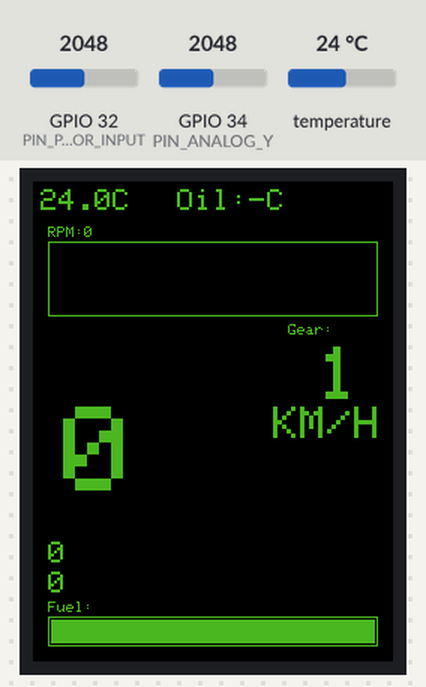
Recording of a program running on a simulated ESP32. Parts: 240×320 colour display. The test bench sets the inputs (shaded band); at power-on: GPIO 32 (PIN_PHOTORESISTOR_INPUT) = 2048, GPIO 34 (PIN_ANALOG_Y) = 2048, temperature 24 °C. WiFi joins after 1.5 s; servers stay silent unless stated; what the program prints to the serial monitor is not drawn.

Above: at 1.5 s.
1.6 s: GPIO 32 (PIN_PHOTORESISTOR_INPUT) set to 1302
5.3 s: GPIO 32 (PIN_PHOTORESISTOR_INPUT) set to 1187
At 6.7 s:
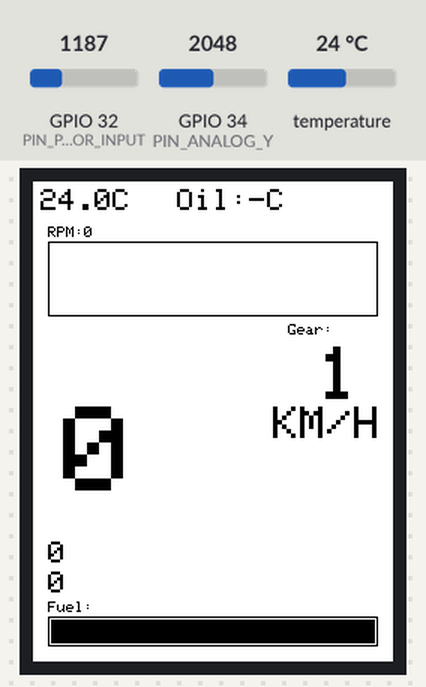
7.0 s: GPIO 32 (PIN_PHOTORESISTOR_INPUT) set to 1605
10.7 s: GPIO 32 (PIN_PHOTORESISTOR_INPUT) set to 1747
At 12.1 s:
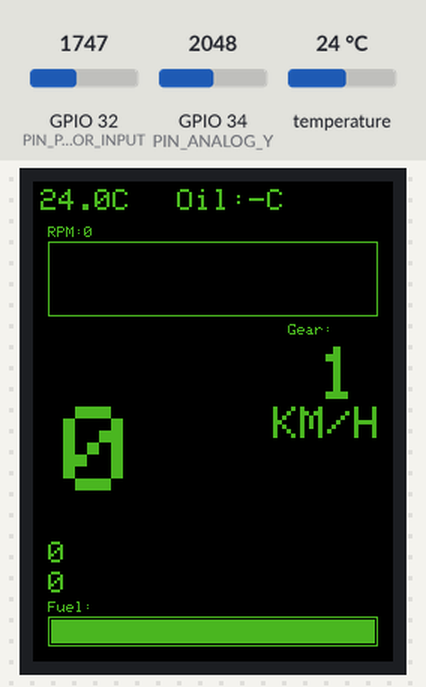
12.4 s: GPIO 34 (PIN_ANALOG_Y) set to 3603
At 12.66 s:
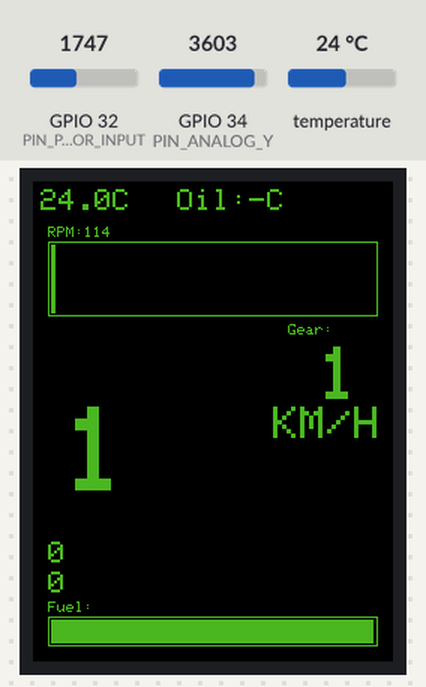
14.0 s: temperature set to 12 °C
At 16.3 s:
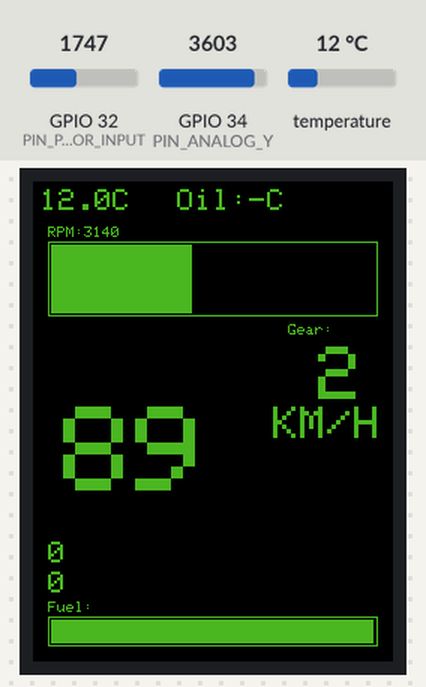
Timing chart, 0 to 17.4 s (numbered marks = the images above; inputs shaded):
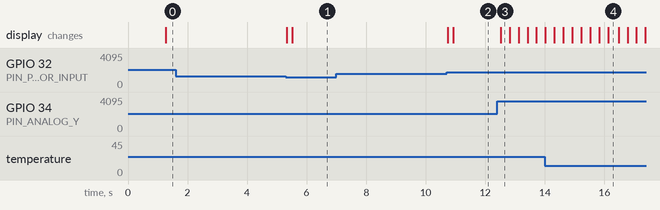

Measured:
- the behaviour switches between 1260 and 1259 on GPIO 32 (PIN_PHOTORESISTOR_INPUT) (found by bisection; images 0 and 1)
- the behaviour switches between 1673 and 1674 on GPIO 32 (PIN_PHOTORESISTOR_INPUT) (found by bisection; images 1 and 2)
- after the input at 1.6 s, every drawn part: stays the same
- after the input at 5.3 s, the display: first changes at once (image 1 shows a later state)
- after the input at 7.0 s, every drawn part: stays the same
- after the input at 10.7 s, the display: first changes at once (image 2 shows a later state)
- after the input at 12.4 s, the display: changes after 0.12 s (image 3)

The program:

main.cpp
```cpp
#include "Program.h"
#include "CarSimWebServer.h"
#include "ProgramFactory.h"

std::shared_ptr<Program> p;
uint64_t desiredTickRate;

uint64_t startTickTime;
uint64_t delayTime;
uint64_t tickTime;
void setup() {
  ProgramFactory f;
  Serial.begin(115200);
  p = f.CreateProgram();
  desiredTickRate = 20;
}

void loop() {
  startTickTime = millis();
  p->Tick((float)(tickTime + delayTime)/1000.f);
  tickTime = millis() - startTickTime;
  delayTime = (1000 / desiredTickRate > tickTime) ? 1000 / desiredTickRate - tickTime : 0;
  delay(delayTime);
}
```

AnalogReader.h
```cpp
#include <Arduino.h>
#include <inttypes.h>

class AnalogReader
{
    uint8_t xPin;
    uint8_t yPin;
    public:
    AnalogReader(uint8_t Xpin, uint8_t Ypin);
    float GetX();
    float GetY();
};
```

AsyncThermometer.h
```cpp
#pragma once
#include <DS18B20.h>
#include <memory>
#include <atomic>
#include <Task.h>

class AsyncThermometer
{
    std::shared_ptr<DS18B20> oneWireDriver;
    /// @brief Wrapping a float in std::atomic provides thread safety as this value is
    /// accessed by anyone who wants to read the temperature and a seperate thread that
    /// measures the temperature and saves it here.
    std::atomic<float> lastTemperature;

    /// @brief Temperature measurement on DS18B20 takes like 500ms
    /// so it is too slow and lags UI. Therefore we use seperate task to measure
    /// the temperature on a seperate thread (ESP32 has 2 cores).
    /// We also "cheat" by returning last measured temperature
    /// if current measurement is not done yet. So it is not a good way to measure
    /// unless done in a loop, as frequent as possible.
    Task measureTask;
public:
    AsyncThermometer(uint8_t thermometerPin);
    float GetTemperature();
};
```

CarInfo.h
```cpp
#pragma once
#include <inttypes.h>
#include <stdexcept>

class CarInfo
{
protected:
    float kmph = 0;
    float fuel = 0;
    float fuelTankCapacity = 0;
    float rpm = 0;
    float maxRpm = 6000;
    float odometer = 0;
    float tripometer = 0;
    float oilTempC = 0;
    float maxOilTempC = 130;
    int16_t gear = 0;
    int16_t topGear = 6;

    float throttlePressValue = 0;
    float brakePressValue = 0;

    float rpmRaiseSpeed = 0;

    float insideTempReading = 0;
public:

    void SetThrottleInput(float value);
    float GetThrottleInput();
    void SetBrakeInput(float value);
    float GetBrakeInput();

    float GetInsideTemperature();
    void SetInsideTemperature(float tempC);
    void SetSpeed(float kmph);
    float GetSpeed();
    void SetFuel(float liters);
    float GetFuel();
    void SetTankCapacity(float liters);
    float GetTankCapacity();
    void SetEngineRpm(float rpm);
    float GetEngineRpm();
    void SetOdometer(float kms);
    float GetOdometerReading();
    void SetTripometer(float kms);
    float GetTripometerReading();
    void SetOilTempC(float tempC);
    float GetOilTempC();
    void SetCurrentGear(int16_t gear);
    int16_t GetCurrentGear();
    void SetNumOfForwardGears(int16_t gears);
    int16_t GetNumOfForwardGears();
    void SetMaxRpm(float maxRpm);
    float GetMaxRpm();
};
```

CarSimWebServer.h
```cpp
#pragma once
#include <Arduino.h>
#include <StrFormat.h>
#include <string>
#include <WiFi.h>
#include <WebServer.h>
#include <CarSimulation.h>
#include <ESPAsyncWebServer.h>
#include <Task.h>

/// @brief Responsible for monitoring the car simulation and responding for server calls.
class CarSimWebServer
{
    std::shared_ptr<CarInfo> carData;
    AsyncWebServer server;
    Task connectionTask;

    template<typename T>
    std::string Jsonify(std::string name,T value, bool omitCommaAtTheEnd = false)
    {
        return "\"" + name + "\" : " + std::to_string(value) + (omitCommaAtTheEnd ? "" : ",\n");
    }
    public:
    CarSimWebServer(std::shared_ptr<CarInfo> programToMonitor, std::string ssid, std::string wifiPass);
    void Tick();
};
```

CarSimulation.h
```cpp
#pragma once
#include <inttypes.h>
#include "CarInfo.h"
#include <memory>
#include <vector>

class CarSimulation
{
    std::shared_ptr<CarInfo> carData;

    float GetGearMult(int16_t gear);

    /// @brief
    /// Simulating drag coefficient with simple penalty to RPM raise speed at higher gears.
    /// @param gear Current gear
    /// @return
    float GetRpmRaiseSpeedPenalty(int16_t gear);
    float InterpolateOilTemp(float x);

    float windResistance = 0.11f;
    float oilTempConductivity = 0.03f;
    float enginePower = 50.0f;

    public:
        CarSimulation(std::shared_ptr<CarInfo> carData)
            : carData(carData)
        {
            carData->SetTankCapacity(30);
            carData->SetFuel(30);
            carData->SetNumOfForwardGears(7);
            carData->SetMaxRpm(7200);
            carData->SetOilTempC(15);
            carData->SetCurrentGear(1);
        };
    void Tick(float deltaTime);
};
```

Colorinator.h
```cpp
#pragma once
#include <inttypes.h>
#include <functional>

enum class Theme
{
  Standard,
  Dark
};

/// @brief Color manager? Nah. Colorinator.
class Colorinator
{
  uint16_t COLOR_WHITE = 0xFFFF;
  uint16_t COLOR_CALM = 0x4DA4;
  uint16_t COLOR_BLACK = 0x0000;

public:
  Theme CurrentTheme;

  uint16_t GetTextColor()
  {
    switch (CurrentTheme)
    {
      case Theme::Standard:
        return COLOR_BLACK;
      case Theme::Dark:
        return COLOR_CALM;
      default:
        return COLOR_BLACK;
    }
  }

  uint16_t GetBgColor()
  {
    switch (CurrentTheme)
    {
      case Theme::Standard:
        return COLOR_WHITE;
      case Theme::Dark:
        return COLOR_BLACK;
      default:
        return COLOR_WHITE;
    }
  }
};
```

INotifiable.h
```cpp
#pragma once
class INotifiable
{
public:
    virtual void Notify() = 0;
    virtual ~INotifiable() = default;
};
```

PhotoresistorReader.h
```cpp
#pragma once
#include <inttypes.h>
#include <Arduino.h>

class PhotoresistorReader
{
    uint8_t photoresistorPin;
public:
    PhotoresistorReader(uint8_t analogReadPin);
    float GetLightLevel();
};
```

PhysicalIOLogic.h
```cpp
#pragma once
#include <Arduino.h>
#include <memory>
#include <vector>

#include "CarSimulation.h"
#include "ScreenAPI.h"
#include "AnalogReader.h"
#include "PhotoresistorReader.h"
#include "AsyncThermometer.h"
#include "Colorinator.h"
#include "WatchedValue.h"

class PhysicalIOLogic
{
    std::shared_ptr<ScreenAPI> screen;
    std::shared_ptr<PhotoresistorReader> photoresistor;
    std::shared_ptr<AsyncThermometer> thermometer;
    std::shared_ptr<AnalogReader> analog;

    std::unique_ptr<Colorinator> colorinator;

    std::vector<std::shared_ptr<INotifiable>> screenWidgets;

    std::shared_ptr<WatchedValue<float>> temperature;
    std::shared_ptr<WatchedValue<float>> oilTemperature;
    std::shared_ptr<WatchedValue<uint64_t>> rpm;
    std::shared_ptr<WatchedValue<uint32_t>> kmph;
    std::shared_ptr<WatchedValue<float>> fuelPercentage;
    std::shared_ptr<WatchedValue<int16_t>> gear;
    std::shared_ptr<WatchedValue<uint64_t>> odometer;
    std::shared_ptr<WatchedValue<uint64_t>> tripometer;

    std::shared_ptr<CarSimulation> simulation;
    std::shared_ptr<CarInfo> carData;

public:
    PhysicalIOLogic(std::shared_ptr<ScreenAPI> screen,
    std::shared_ptr<PhotoresistorReader> photoresistor,
    std::shared_ptr<AsyncThermometer> thermometer,
    std::shared_ptr<AnalogReader> analog,
    std::shared_ptr<CarSimulation> simulation,
    std::shared_ptr<CarInfo> carData);
    void PerformIO();
protected:
    void RefreshWidgets();
    void ReadCarValuesToWidgets();

};
```

Program.h
```cpp
#pragma once
#include <Arduino.h>
#include <memory>
#include <vector>

#include "CarSimulation.h"
#include "PhysicalIOLogic.h"
#include "CarSimWebServer.h"


class Program
{
    std::shared_ptr<PhysicalIOLogic> readerLogic;
    std::shared_ptr<CarSimulation> carSimulation;
    std::shared_ptr<CarSimWebServer> simWebServer;
public:
    Program(
    std::shared_ptr<PhysicalIOLogic> readerLogic,
    std::shared_ptr<CarSimulation> carSimulation,
    std::shared_ptr<CarSimWebServer> simWebServer
    ) :
    readerLogic(readerLogic),
    carSimulation(carSimulation),
    simWebServer(simWebServer)
    {};

    /// @brief Updates the program loop
    /// @param deltaTime Time since last update in seconds.
    void Tick(float deltaTime);
};
```

ProgramFactory.h
```cpp
#pragma once
#include <Program.h>
#include <Configuration.h>

class ProgramFactory
{
public:
    std::shared_ptr<Program> CreateProgram();
};
```

ScreenAPI.h
```cpp
#pragma once
#include <memory>
#include <Arduino_GFX_Library.h>

class ScreenAPI
{
    std::shared_ptr<Arduino_DataBus> bus;
    std::shared_ptr<Arduino_GFX> gfx;

    int32_t pos_x = 0, pos_y = 0;
    uint32_t text_size = 1;
    uint32_t letter_width = 6, letter_height = 8;
    uint16_t bg_color_565RGB = 0x0000;
    uint16_t fg_color_565RGB = 0x0000;
public:
    ScreenAPI(std::shared_ptr<Arduino_DataBus> bus, std::shared_ptr<Arduino_GFX> arduino_gfx);
    uint32_t GetScreenSizeX();
    uint32_t GetScreenSizeY();

    void SetLetterSize(uint32_t w, uint32_t h);
    void SetTextPosition(int32_t x, int32_t y);
    void SetTextScale(uint32_t size);
    void SetFgColor(uint16_t color);
    void SetBgColor(uint16_t color);
    void DrawText(std::string text, uint32_t textSizeOverride);
    void DrawText(std::string text);
    void DrawProgressBar(int32_t x, int32_t y, int32_t w, int32_t h, float fillPercent);

    void FillScreen(uint16_t color);
};
```

StrFormat.h
```cpp
#pragma once
#include <string>
#include <memory>
/// @brief Simple snippet to format strings like in printf but without printing, rather just saving to a variable (CC0 licensed).
class StrFormat
{
public:
    template<typename ... Args>
    static std::string string_format( const std::string& format, Args ... args )
    {
        int size_s = std::snprintf( nullptr, 0, format.c_str(), args ... ) + 1; // Extra space for '\0'
        if( size_s <= 0 ){ throw std::runtime_error( "Error during formatting." ); }
        auto size = static_cast<size_t>( size_s );
        std::unique_ptr<char[]> buf( new char[ size ] );
        std::snprintf( buf.get(), size, format.c_str(), args ... );
        return std::string( buf.get(), buf.get() + size - 1 ); // We don't want the '\0' inside
    }
};
```

Task.h
```cpp
#pragma once
#include <freertos/FreeRTOS.h>
#include <freertos/task.h>
#include <string>
#include <functional>

class Task {
public:
	Task(std::string taskName = "Task", uint16_t stackSize = 10000, uint8_t priority = 5);
	virtual ~Task();
	void setStackSize(uint16_t stackSize);
	void setPriority(uint8_t priority);
	void setName(std::string name);
	void setCore(BaseType_t coreId);
    void setFn(std::function<void()> fn);
	void start(void* taskData = nullptr);
	void stop();
	bool isDone();

	static void delay(int ms);

private:

	virtual void run(void* data);
	xTaskHandle m_handle;
	void*       m_taskData;
	static void runTask(void* data);
	std::string m_taskName;
	uint16_t    m_stackSize;
	uint8_t     m_priority;
	BaseType_t  m_coreId;
    std::function<void()> m_fn;

};
```

WatchedValue.h
```cpp
#pragma once
#include "INotifiable.h"
#include <atomic>

template<typename T>
class WatchedValue : public INotifiable
{
    T value;
public:
    WatchedValue() = default;
    WatchedValue(T initial_value, std::function<void(T)> onValueChangedFn)
    : value(initial_value), OnValueChanged(onValueChangedFn) {}
    virtual ~WatchedValue() = default;
    void Set(T new_value);
    T Get();
    std::function<void(T)> OnValueChanged;
    virtual void Notify() override;
};

template <typename T>
inline void WatchedValue<T>::Set(T new_value)
{
    if (new_value != value)
    {
        if (OnValueChanged != nullptr)
            OnValueChanged(new_value);
    }
    value = new_value;
}

template <typename T>
inline T WatchedValue<T>::Get()
{
    return value;
}

template <typename T>
inline void WatchedValue<T>::Notify()
{
    if (OnValueChanged != nullptr)
        OnValueChanged(value);
    else
        Serial.println("Warning: Value notified but no function assigned.");
}
```

AnalogReader.cpp
```cpp
#include "AnalogReader.h"

AnalogReader::AnalogReader(uint8_t Xpin, uint8_t Ypin)
{
    xPin = Xpin;
    yPin = Ypin;

    pinMode(xPin, INPUT);
    pinMode(yPin, INPUT);
}

float AnalogReader::GetX()
{
    return (float)analogRead(xPin) / 4095;
}

float AnalogReader::GetY()
{
    return (float)analogRead(yPin) / 4095;
}
```

AsyncThermometer.cpp
```cpp
#include "AsyncThermometer.h"

AsyncThermometer::AsyncThermometer(uint8_t thermometerPin)
{
    oneWireDriver = std::make_shared<DS18B20>(thermometerPin);
    lastTemperature = 0.0f;
    measureTask.setPriority(0);
    measureTask.setName("Temperature Measurement");
    measureTask.setStackSize(10000);
    measureTask.setFn([this]()
    {
        lastTemperature = oneWireDriver->getTempC();
    });
}

float AsyncThermometer::GetTemperature()
{
    if (!measureTask.isDone())
    {
        return lastTemperature;
    }
    measureTask.stop(); // cleanup after previous measurement.
    measureTask.start(); // start a new one.
    return lastTemperature; // return old value while we wait for new measurement.
}
```

CarInfo.cpp
```cpp
#include "CarInfo.h"

void CarInfo::SetSpeed(float kmph)
{
    this->kmph = kmph;
    if (this->kmph < 0)
        this->kmph = 0;
}

float CarInfo::GetSpeed()
{
    return kmph;
}

void CarInfo::SetFuel(float liters)
{
    this->fuel = liters;
    if (this->fuel < 0)
        this->fuel = 0;
}

float CarInfo::GetFuel()
{
    return fuel;
}

void CarInfo::SetTankCapacity(float liters)
{
    if (liters < 0)
        throw std::runtime_error("Fuel tank cannot have negative capacity.");
    this->fuelTankCapacity = liters;
}
float CarInfo::GetTankCapacity()
{
    return fuelTankCapacity;
}

void CarInfo::SetEngineRpm(float rpm)
{
    this->rpm = rpm;
    if (this->rpm < 0)
        this->rpm = 0;
}

float CarInfo::GetEngineRpm()
{
    return rpm;
}

void CarInfo::SetOdometer(float kms)
{
    this->odometer = kms;
}

float CarInfo::GetOdometerReading()
{
    return odometer;
}

void CarInfo::SetTripometer(float kms)
{
    this->tripometer = kms;
}

float CarInfo::GetTripometerReading()
{
    return tripometer;
}

void CarInfo::SetOilTempC(float tempC)
{
    this->oilTempC = tempC;
}

float CarInfo::GetOilTempC()
{
    return oilTempC;
}

void CarInfo::SetCurrentGear(int16_t gear)
{
    this->gear = gear;
}

int16_t CarInfo::GetCurrentGear()
{
    return gear;
}

void CarInfo::SetNumOfForwardGears(int16_t gears)
{
    this->topGear = gears;
}

int16_t CarInfo::GetNumOfForwardGears()
{
    return topGear;
}

void CarInfo::SetMaxRpm(float maxRpm)
{
    this->maxRpm = maxRpm;
}

float CarInfo::GetMaxRpm()
{
    return maxRpm;
}

void CarInfo::SetThrottleInput(float value)
{
    this->throttlePressValue = value;
}

float CarInfo::GetThrottleInput()
{
    return this->throttlePressValue;
}

void CarInfo::SetBrakeInput(float value)
{
    this->brakePressValue = value;
}

float CarInfo::GetBrakeInput()
{
    return this->brakePressValue;
}

float CarInfo::GetInsideTemperature()
{
    return this->insideTempReading;
}

void CarInfo::SetInsideTemperature(float tempC)
{
    this->insideTempReading = tempC;
}
```

CarSimWebServer.cpp
```cpp
#include "CarSimWebServer.h"

CarSimWebServer::CarSimWebServer(std::shared_ptr<CarInfo> carData, std::string ssid, std::string wifiPass) : server(80)
{
    this->carData = carData;
    connectionTask.setName("Connection to WiFi");
    connectionTask.setFn([this, ssid, wifiPass] () {
        Serial.printf("WiFi Data Server Starting. Network SSID: %s\n", ssid.c_str());
        WiFi.begin(ssid.c_str(), wifiPass.c_str());
        while (WiFi.status() != WL_CONNECTED)
        {
            delay(4500);
            Serial.println("Connecting to WiFi...");
            if (wifiPass == "PASSWORD" || wifiPass == "")
                Serial.println("Password is either set to default or empty. It is very unlikely that connection succeeds.\nChange password in Configuration header file if neccessary.");
        }
        Serial.println("Connected!");
        Serial.println("IP Address:");
        Serial.println(WiFi.localIP());

        server.on("/api/stats", HTTP_GET, [this](AsyncWebServerRequest* request)
        {
            request->send(
                200, "application/json",
                (
                    ("{ \"car-data\" : {" +
                        Jsonify("speed", this->carData->GetSpeed()) +
                        Jsonify("fuel-left", this->carData->GetFuel()) +
                        Jsonify("fuel-tank-capacity", this->carData->GetTankCapacity()) +
                        Jsonify("rpm", this->carData->GetEngineRpm()) +
                        Jsonify("maxRpm", this->carData->GetMaxRpm()) +
                        Jsonify("odometer", this->carData->GetOdometerReading()) +
                        Jsonify("tripometer", this->carData->GetTripometerReading()) +
                        Jsonify("oil-temperature", this->carData->GetOilTempC()) +
                        Jsonify("current-gear", this->carData->GetCurrentGear()) +
                        Jsonify("num-of-forward-gears", this->carData->GetNumOfForwardGears())+
                        Jsonify("throttle-valve-open-percent", this->carData->GetThrottleInput()) +
                        Jsonify("brake-pressure-applied", this->carData->GetBrakeInput()) +
                        Jsonify("inside-temperature", this->carData->GetInsideTemperature(), true) +
                    "}\n}").c_str()
                )
            );
        });


        server.begin();
    });
    connectionTask.start();
}

void CarSimWebServer::Tick()
{
}
```

PhotoresistorReader.cpp
```cpp
#include "PhotoresistorReader.h"

PhotoresistorReader::PhotoresistorReader(uint8_t analogReadPin)
{
    Serial.println("Photoresistor reader starting.");
    photoresistorPin = analogReadPin;
}

float PhotoresistorReader::GetLightLevel()
{
    uint16_t darkness = analogRead(photoresistorPin);
    darkness = darkness / 18; // 1800 is really dark, so set it to be 100% dark.
    return (float)(std::max(100 - darkness, 0))/100.0f;
}
```

Program.cpp
```cpp
#include "Program.h"

void Program::Tick(float deltaTime)
{
    carSimulation->Tick(deltaTime);
    readerLogic->PerformIO();
}
```

Configuration.h
```cpp
#pragma once
#include <inttypes.h>
#include <string>

class Configuration
{
public:
  uint8_t PIN_SCK_TFT = 18; // ADC2X
  uint8_t PIN_MOSI_TFT = 23; // ADC2X
  uint8_t PIN_DC_TFT = 16;
  uint8_t PIN_RST_TFT = 17;
  uint8_t PIN_CS_TFT = 5;

  //uint8_t PIN_MISO_TFT = 19; // ADC2X

  uint8_t PIN_PHOTORESISTOR_INPUT = 32; // ADC2X

  uint8_t PIN_THERMOMETER_ONE_WIRE_INPUT = 33; // ADC2X

  uint8_t PIN_ANALOG_X = 35;
  uint8_t PIN_ANALOG_Y = 34;

  std::string WIFI_SSID = "SSID";
  std::string WIFI_PASSWORD = "PASSWORD";
};
```

Source omitted: CarSimulation.cpp (3008 bytes), PhysicalIOLogic.cpp (6148 bytes), ProgramFactory.cpp (1181 bytes), ScreenAPI.cpp (1628 bytes), Task.cpp (2988 bytes)
